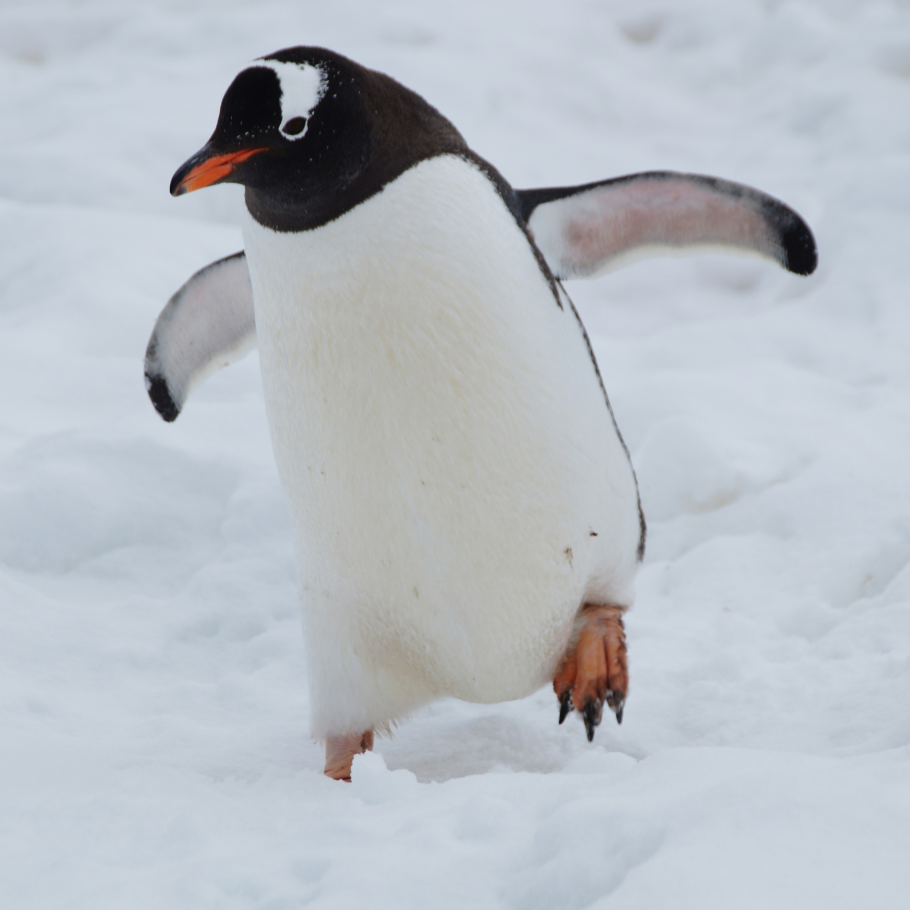
#> input picture scripts/input.jpg, 5456 x 5456 px (shown at 1/6 size)
$ python blocky_image.py
#> lines starting #> are read from the running program, lines starting #| are printed output that depends on the picture
import os
from PIL import Image

SCRIPT_DIR = os.path.dirname(os.path.abspath(__file__))
PROJECT_ROOT = os.path.dirname(SCRIPT_DIR)

INPUT_IMAGE_PATH = os.path.join(PROJECT_ROOT, "scripts", "input.jpg")
OUTPUT_MEM_PATH = os.path.join(PROJECT_ROOT, "rtl", "memory", "image.mem")
OUTPUT_JPG_PATH = os.path.join(PROJECT_ROOT, "scripts", "output.jpg")


"""
RGB is typically 24 bits, 8 bit red, 8 bit green and 8 bit blue
Because BRAM unit is limited memory 18k I store the image data in RGB 565
RGB 565 - 5 bits red, 6 bits green, 5 bits blue. A total of 16 bits.
Total size of image is 80x80*16= 102.4k
Approximatly 6-8 block wills be used to store this image.
Move to PSRAM in the future? 64M
"""


def rgb_to_rgb565(r, g, b):
    """Convert 8 bit RGB to 16bit RGB565."""
    return ((r >> 3) << 11) | ((g >> 2) << 5) | (b >> 3)


def rgb565_to_rgb(value):
    """Convert RGB565 back to 8bit RGB for saving."""
    r = ((value >> 11) & 0x1F) << 3
    g = ((value >> 5) & 0x3F) << 2
    b = (value & 0x1F) << 3
    return r, g, b


def write_mem_file(img):
    """Writes the memory file using the hardcoded OUTPUT_MEM_PATH."""
    os.makedirs(os.path.dirname(OUTPUT_MEM_PATH), exist_ok=True)

    with open(OUTPUT_MEM_PATH, "w") as f:
        for y in range(img.height):
            for x in range(img.width):
                r, g, b = img.getpixel((x, y))
                rgb565 = rgb_to_rgb565(r, g, b)
                # Conver to 4 digit hex value
                f.write(f"{rgb565:04X}\n")

    print(f"Saved memory file to: {OUTPUT_MEM_PATH}")


def write_jpg(img):
    """Processes and saves the JPEG using the hardcoded OUTPUT_JPG_PATH."""
    pixels = img.load()

    for y in range(img.height):
        for x in range(img.width):
            r, g, b = pixels[x, y]
            rgb565 = rgb_to_rgb565(r, g, b)
            r2, g2, b2 = rgb565_to_rgb(rgb565)
            pixels[x, y] = (r2, g2, b2)

    img.save(OUTPUT_JPG_PATH, "JPEG")
    print(f"Saved processed image to: {OUTPUT_JPG_PATH}")


def process_image():
    """Main processing logic using hardcoded paths."""
    if not os.path.exists(INPUT_IMAGE_PATH):
        print(f"Error: Input file not found at {INPUT_IMAGE_PATH}")
        return

    img = Image.open(INPUT_IMAGE_PATH).convert("RGB")
#> img is the input picture: PIL image 5456x5456 RGB; mean R, G, B 183.8, 189.8, 196.7

    width, height = img.size
#> width = 5456; height = 5456
    if width != height:
        min_dim = min(width, height)
        img = img.crop((0, 0, min_dim, min_dim))

    img = img.resize((80, 80), Image.NEAREST)
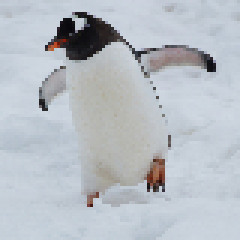
#> img: PIL image 80x80 RGB (shown 3 times larger); mean R, G, B 183.6, 189.7, 196.6

    write_mem_file(img)
    write_jpg(img)


if __name__ == "__main__":
    process_image()
